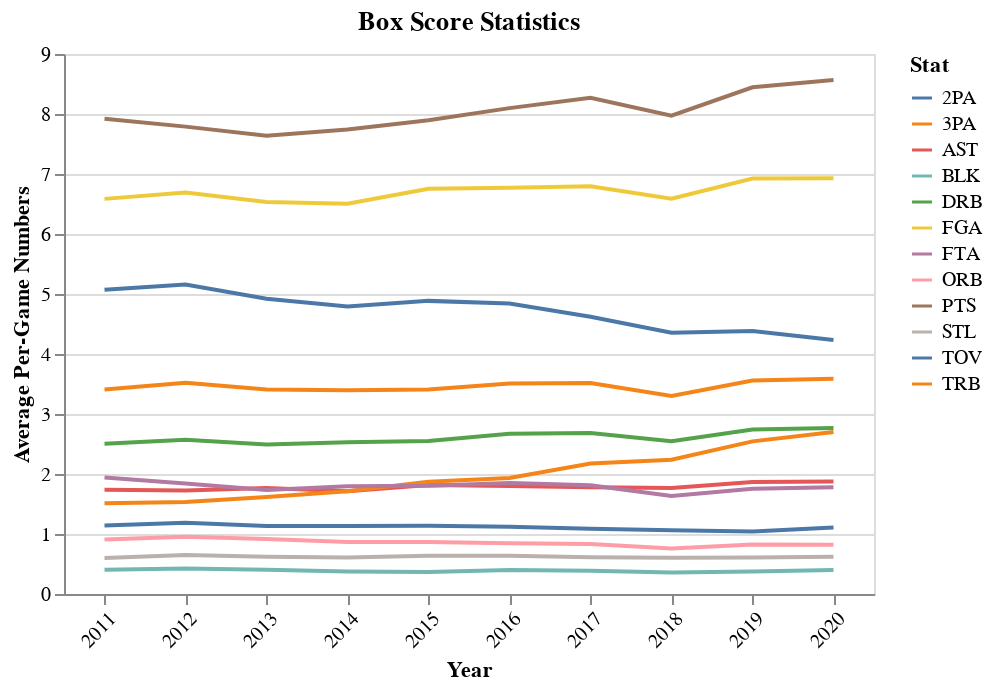

Notebook cell for this chart:
### Code cell
#The first visualization!
data =major_mean.reset_index().melt('Year')
ten = alt.Chart(data).mark_line().encode(
    x = alt.X('Year', axis=alt.Axis(labelAngle=-45)), 
    y =alt.Y('value', title = 'Average Per-Game Numbers'), 
    color = alt.Color('variable', title= 'Stat')
    ).properties(
    height = 270, 
    width = 405, 
    title = "Box Score Statistics")
ten

### Figure 1 — Vega-Lite specification as saved in the notebook (floating-point values rounded to 4 significant figures)
{"config": {"view": {"continuousWidth": 400, "continuousHeight": 300}}, "data": {"name": "data-dbe7815aab0aba7034a053bd49a447e8"}, "mark": "line", "encoding": {"color": {"type": "nominal", "field": "variable", "title": "Stat"}, "x": {"type": "nominal", "axis": {"labelAngle": -45}, "field": "Year"}, "y": {"type": "quantitative", "field": "value", "title": "Average Per-Game Numbers"}}, "height": 270, "title": "Box Score Statistics", "width": 405, "$schema": "https://vega.github.io/schema/vega-lite/v4.8.1.json", "datasets": {"data-dbe7815aab0aba7034a053bd49a447e8": [{"Year": "2011", "variable": "PTS", "value": 7.922}, {"Year": "2012", "variable": "PTS", "value": 7.79}, {"Year": "2013", "variable": "PTS", "value": 7.636}, {"Year": "2014", "variable": "PTS", "value": 7.743}, {"Year": "2015", "variable": "PTS", "value": 7.896}, {"Year": "2016", "variable": "PTS", "value": 8.098}, {"Year": "2017", "variable": "PTS", "value": 8.272}, {"Year": "2018", "variable": "PTS", "value": 7.971}, {"Year": "2019", "variable": "PTS", "value": 8.444}, {"Year": "2020", "variable": "PTS", "value": 8.565}, {"Year": "2011", "variable": "TRB", "value": 3.408}, {"Year": "2012", "variable": "TRB", "value": 3.522}, {"Year": "2013", "variable": "TRB", "value": 3.409}, {"Year": "2014", "variable": "TRB", "value": 3.395}, {"Year": "2015", "variable": "TRB", "value": 3.41}, {"Year": "2016", "variable": "TRB", "value": 3.508}, {"Year": "2017", "variable": "TRB", "value": 3.515}, {"Year": "2018", "variable": "TRB", "value": 3.299}, {"Year": "2019", "variable": "TRB", "value": 3.559}, {"Year": "2020", "variable": "TRB", "value": 3.586}, {"Year": "2011", "variable": "AST", "value": 1.736}, {"Year": "2012", "variable": "AST", "value": 1.725}, {"Year": "2013", "variable": "AST", "value": 1.765}, {"Year": "2014", "variable": "AST", "value": 1.715}, {"Year": "2015", "variable": "AST", "value": 1.816}, {"Year": "2016", "variable": "AST", "value": 1.799}, {"Year": "2017", "variable": "AST", "value": 1.779}, {"Year": "2018", "variable": "AST", "value": 1.765}, {"Year": "2019", "variable": "AST", "value": 1.865}, {"Year": "2020", "variable": "AST", "value": 1.875}, {"Year": "2011", "variable": "STL", "value": 0.6015}, {"Year": "2012", "variable": "STL", "value": 0.6495}, {"Year": "2013", "variable": "STL", "value": 0.6208}, {"Year": "2014", "variable": "STL", "value": 0.6099}, {"Year": "2015", "variable": "STL", "value": 0.6369}, {"Year": "2016", "variable": "STL", "value": 0.6384}, {"Year": "2017", "variable": "STL", "value": 0.614}, {"Year": "2018", "variable": "STL", "value": 0.6048}, {"Year": "2019", "variable": "STL", "value": 0.6088}, {"Year": "2020", "variable": "STL", "value": 0.621}, {"Year": "2011", "variable": "BLK", "value": 0.4035}, {"Year": "2012", "variable": "BLK", "value": 0.4266}, {"Year": "2013", "variable": "BLK", "value": 0.404}, {"Year": "2014", "variable": "BLK", "value": 0.3734}, {"Year": "2015", "variable": "BLK", "value": 0.3666}, {"Year": "2016", "variable": "BLK", "value": 0.3981}, {"Year": "2017", "variable": "BLK", "value": 0.3895}, {"Year": "2018", "variable": "BLK", "value": 0.357}, {"Year": "2019", "variable": "BLK", "value": 0.377}, {"Year": "2020", "variable": "BLK", "value": 0.398}, {"Year": "2011", "variable": "3PA", "value": 1.515}, {"Year": "2012", "variable": "3PA", "value": 1.533}, {"Year": "2013", "variable": "3PA", "value": 1.616}, {"Year": "2014", "variable": "3PA", "value": 1.712}, {"Year": "2015", "variable": "3PA", "value": 1.871}, {"Year": "2016", "variable": "3PA", "value": 1.934}, {"Year": "2017", "variable": "3PA", "value": 2.174}, {"Year": "2018", "variable": "3PA", "value": 2.237}, {"Year": "2019", "variable": "3PA", "value": 2.544}, {"Year": "2020", "variable": "3PA", "value": 2.698}, {"Year": "2011", "variable": "TOV", "value": 1.141}, {"Year": "2012", "variable": "TOV", "value": 1.187}, {"Year": "2013", "variable": "TOV", "value": 1.133}, {"Year": "2014", "variable": "TOV", "value": 1.132}, {"Year": "2015", "variable": "TOV", "value": 1.135}, {"Year": "2016", "variable": "TOV", "value": 1.121}, {"Year": "2017", "variable": "TOV", "value": 1.088}, {"Year": "2018", "variable": "TOV", "value": 1.063}, {"Year": "2019", "variable": "TOV", "value": 1.041}, {"Year": "2020", "variable": "TOV", "value": 1.109}, {"Year": "2011", "variable": "FTA", "value": 1.941}, {"Year": "2012", "variable": "FTA", "value": 1.841}, {"Year": "2013", "variable": "FTA", "value": 1.735}, {"Year": "2014", "variable": "FTA", "value": 1.797}, {"Year": "2015", "variable": "FTA", "value": 1.805}, {"Year": "2016", "variable": "FTA", "value": 1.851}, {"Year": "2017", "variable": "FTA", "value": 1.813}, {"Year": "2018", "variable": "FTA", "value": 1.632}, {"Year": "2019", "variable": "FTA", "value": 1.754}, {"Year": "2020", "variable": "FTA", "value": 1.777}, {"Year": "2011", "variable": "2PA", "value": 5.071}, {"Year": "2012", "variable": "2PA", "value": 5.159}, {"Year": "2013", "variable": "2PA", "value": 4.922}, {"Year": "2014", "variable": "2PA", "value": 4.79}, {"Year": "2015", "variable": "2PA", "value": 4.885}, {"Year": "2016", "variable": "2PA", "value": 4.841}, {"Year": "2017", "variable": "2PA", "value": 4.622}, {"Year": "2018", "variable": "2PA", "value": 4.355}, {"Year": "2019", "variable": "2PA", "value": 4.383}, {"Year": "2020", "variable": "2PA", "value": 4.234}, {"Year": "2011", "variable": "ORB", "value": 0.9076}, {"Year": "2012", "variable": "ORB", "value": 0.9551}, {"Year": "2013", "variable": "ORB", "value": 0.9184}, {"Year": "2014", "variable": "ORB", "value": 0.8666}, {"Year": "2015", "variable": "ORB", "value": 0.8668}, {"Year": "2016", "variable": "ORB", "value": 0.8449}, {"Year": "2017", "variable": "ORB", "value": 0.8352}, {"Year": "2018", "variable": "ORB", "value": 0.7569}, {"Year": "2019", "variable": "ORB", "value": 0.8236}, {"Year": "2020", "variable": "ORB", "value": 0.8228}, {"Year": "2011", "variable": "DRB", "value": 2.504}, {"Year": "2012", "variable": "DRB", "value": 2.57}, {"Year": "2013", "variable": "DRB", "value": 2.491}, {"Year": "2014", "variable": "DRB", "value": 2.528}, {"Year": "2015", "variable": "DRB", "value": 2.55}, {"Year": "2016", "variable": "DRB", "value": 2.669}, {"Year": "2017", "variable": "DRB", "value": 2.683}, {"Year": "2018", "variable": "DRB", "value": 2.545}, {"Year": "2019", "variable": "DRB", "value": 2.74}, {"Year": "2020", "variable": "DRB", "value": 2.765}, {"Year": "2011", "variable": "FGA", "value": 6.585}, {"Year": "2012", "variable": "FGA", "value": 6.691}, {"Year": "2013", "variable": "FGA", "value": 6.535}, {"Year": "2014", "variable": "FGA", "value": 6.505}, {"Year": "2015", "variable": "FGA", "value": 6.755}, {"Year": "2016", "variable": "FGA", "value": 6.773}, {"Year": "2017", "variable": "FGA", "value": 6.796}, {"Year": "2018", "variable": "FGA", "value": 6.589}, {"Year": "2019", "variable": "FGA", "value": 6.923}, {"Year": "2020", "variable": "FGA", "value": 6.931}]}}
